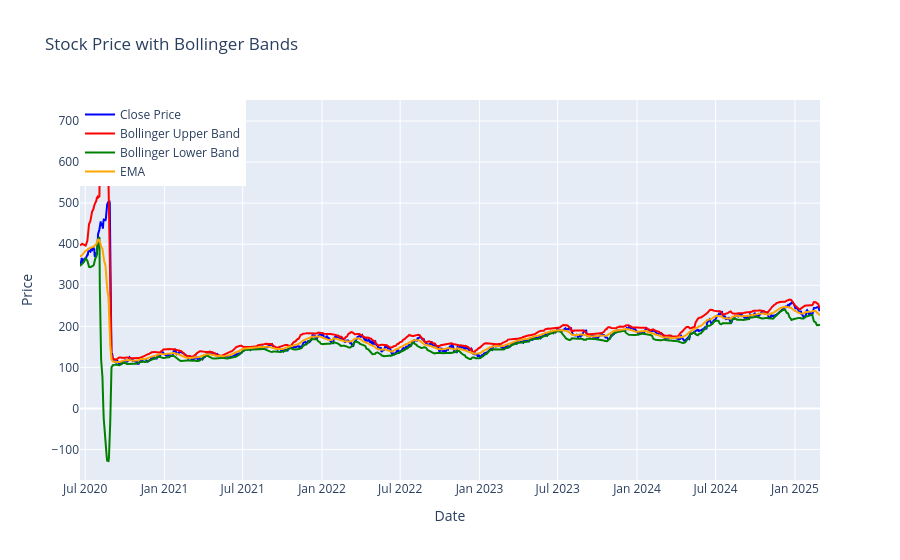

Source (notebook cell):
### Code cell
from stock_data_analyser import StockDataAnalyser
analyser=StockDataAnalyser(stock_symbol='AAPL')
analyser.fetch_and_plot_stock_data()

### Figure 1 — Plotly figure (JSON) as saved in the notebook; plotly's stock layout.template omitted (floating-point values rounded to 4 significant figures; data arrays with more than 128 entries replaced by an {"elided": "..."} marker saying what was removed)
{"data": [{"line": {"color": "blue"}, "mode": "lines", "name": "Close Price", "type": "scatter", "x": {"elided": "1180 str values"}, "y": {"elided": "1180 float values"}}, {"line": {"color": "red"}, "mode": "lines", "name": "Bollinger Upper Band", "type": "scatter", "x": {"elided": "1180 str values"}, "y": {"elided": "1180 float values"}}, {"line": {"color": "green"}, "mode": "lines", "name": "Bollinger Lower Band", "type": "scatter", "x": {"elided": "1180 str values"}, "y": {"elided": "1180 float values"}}, {"line": {"color": "orange"}, "mode": "lines", "name": "EMA", "type": "scatter", "x": {"elided": "1180 str values"}, "y": {"elided": "1180 float values"}}], "layout": {"legend": {"x": 0, "y": 1}, "title": {"text": "Stock Price with Bollinger Bands"}, "xaxis": {"title": {"text": "Date"}}, "yaxis": {"title": {"text": "Price"}}}}
